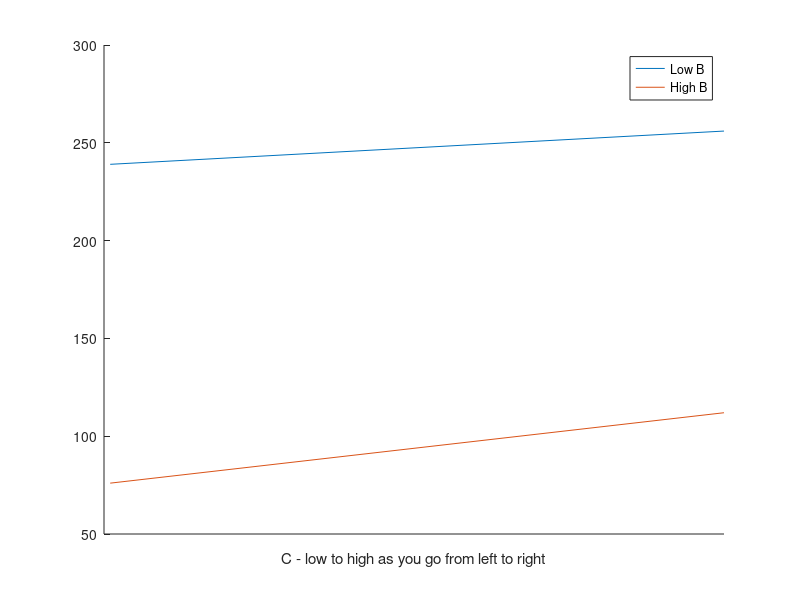

Write the MATLAB code that produced this figure.
a =[1,100];
c= [239,256];
d = [76,112];
figure1 = figure;hold on;
h= plot(a,c,a,d);
set(gca,'xtick',[])
set(gca,'xticklabel',[])
legend(h,'Low B','High B')
xlabel('C - low to high as you go from left to right')